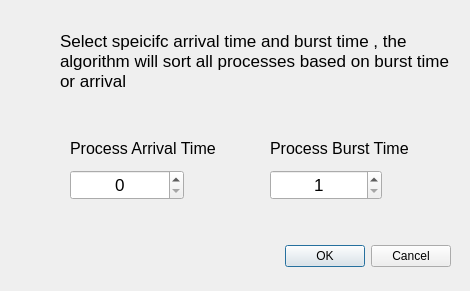
<?xml version="1.0" encoding="UTF-8"?>
<ui version="4.0">
 <class>editDialog</class>
 <widget class="QDialog" name="editDialog">
  <property name="geometry">
   <rect>
    <x>0</x>
    <y>0</y>
    <width>470</width>
    <height>291</height>
   </rect>
  </property>
  <property name="windowTitle">
   <string>Dialog</string>
  </property>
  <widget class="QDialogButtonBox" name="dialogButtonBox">
   <property name="geometry">
    <rect>
     <x>110</x>
     <y>240</y>
     <width>341</width>
     <height>32</height>
    </rect>
   </property>
   <property name="orientation">
    <enum>Qt::Horizontal</enum>
   </property>
   <property name="standardButtons">
    <set>QDialogButtonBox::Cancel|QDialogButtonBox::Ok</set>
   </property>
  </widget>
  <widget class="QLabel" name="label">
   <property name="geometry">
    <rect>
     <x>70</x>
     <y>140</y>
     <width>171</width>
     <height>17</height>
    </rect>
   </property>
   <property name="font">
    <font>
     <pointsize>12</pointsize>
    </font>
   </property>
   <property name="text">
    <string>Process Arrival Time</string>
   </property>
  </widget>
  <widget class="QDoubleSpinBox" name="arrivalTimeText">
   <property name="geometry">
    <rect>
     <x>70</x>
     <y>170</y>
     <width>114</width>
     <height>30</height>
    </rect>
   </property>
   <property name="font">
    <font>
     <pointsize>13</pointsize>
    </font>
   </property>
   <property name="alignment">
    <set>Qt::AlignCenter</set>
   </property>
   <property name="decimals">
    <number>0</number>
   </property>
   <property name="minimum">
    <double>0.000000000000000</double>
   </property>
   <property name="value">
    <double>0.000000000000000</double>
   </property>
  </widget>
  <widget class="QDoubleSpinBox" name="burstTimeText">
   <property name="geometry">
    <rect>
     <x>270</x>
     <y>170</y>
     <width>112</width>
     <height>30</height>
    </rect>
   </property>
   <property name="font">
    <font>
     <pointsize>13</pointsize>
    </font>
   </property>
   <property name="alignment">
    <set>Qt::AlignCenter</set>
   </property>
   <property name="decimals">
    <number>0</number>
   </property>
   <property name="minimum">
    <double>1.000000000000000</double>
   </property>
  </widget>
  <widget class="QLabel" name="label_2">
   <property name="geometry">
    <rect>
     <x>270</x>
     <y>140</y>
     <width>151</width>
     <height>17</height>
    </rect>
   </property>
   <property name="font">
    <font>
     <pointsize>12</pointsize>
    </font>
   </property>
   <property name="text">
    <string>Process Burst Time</string>
   </property>
  </widget>
  <widget class="QLabel" name="label_3">
   <property name="geometry">
    <rect>
     <x>60</x>
     <y>10</y>
     <width>401</width>
     <height>101</height>
    </rect>
   </property>
   <property name="font">
    <font>
     <pointsize>13</pointsize>
    </font>
   </property>
   <property name="autoFillBackground">
    <bool>false</bool>
   </property>
   <property name="lineWidth">
    <number>1</number>
   </property>
   <property name="text">
    <string>Select speicifc arrival time and burst time , the algorithm will sort all processes based on burst time or arrival</string>
   </property>
   <property name="textFormat">
    <enum>Qt::PlainText</enum>
   </property>
   <property name="scaledContents">
    <bool>false</bool>
   </property>
   <property name="wordWrap">
    <bool>true</bool>
   </property>
  </widget>
 </widget>
 <resources/>
 <connections>
  <connection>
   <sender>dialogButtonBox</sender>
   <signal>accepted()</signal>
   <receiver>editDialog</receiver>
   <slot>accept()</slot>
   <hints>
    <hint type="sourcelabel">
     <x>248</x>
     <y>254</y>
    </hint>
    <hint type="destinationlabel">
     <x>157</x>
     <y>274</y>
    </hint>
   </hints>
  </connection>
  <connection>
   <sender>dialogButtonBox</sender>
   <signal>rejected()</signal>
   <receiver>editDialog</receiver>
   <slot>reject()</slot>
   <hints>
    <hint type="sourcelabel">
     <x>316</x>
     <y>260</y>
    </hint>
    <hint type="destinationlabel">
     <x>286</x>
     <y>274</y>
    </hint>
   </hints>
  </connection>
 </connections>
</ui>
